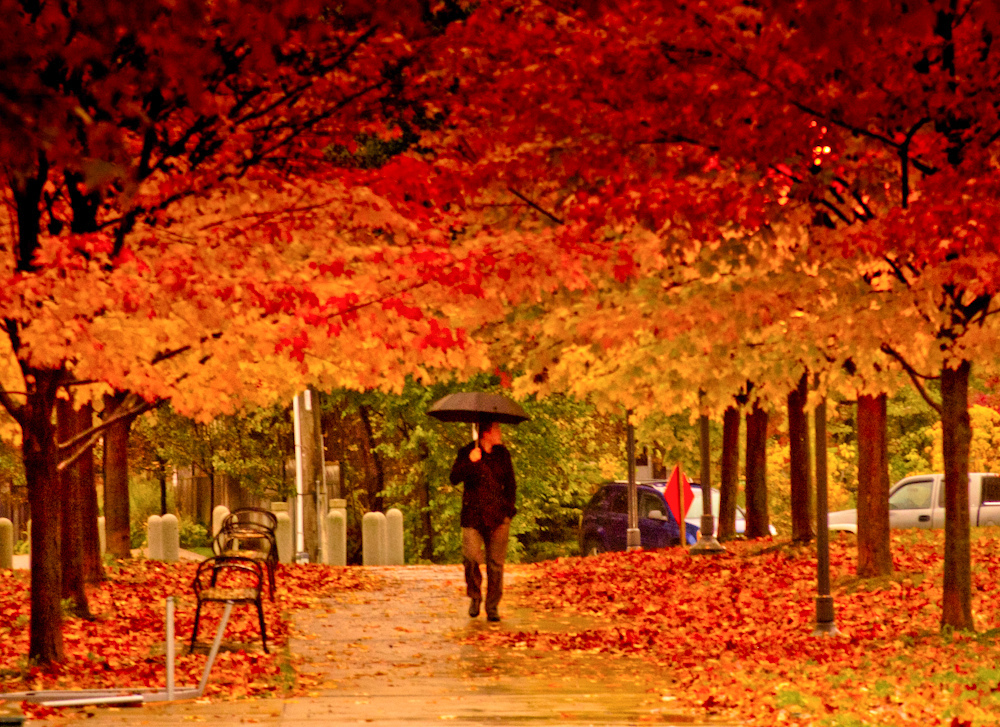
//> input picture C++/imageTest/color_transfer/autumn.jpg, 1000 x 727 px
$ ./inpaint ../../color_transfer/autumn.jpg   (built with g++ and OpenCV 4)
//> lines starting //> are read from the running program, lines starting //| are printed output that depends on the picture; after the words box and inside, x2 and y2 are one past the last pixel; in counts of white or black regions, pixels touching at a corner belong together
#include <opencv2/opencv.hpp>
#include <iostream>

using namespace std;
using namespace cv;
int main(int argc, char const *argv[]) {

  Mat img = imread(argv[1]);
//> img is the input picture: 727 rows x 1000 cols, CV_8UC3; mean B, G, R 13.8, 60.9, 164.3
  Mat mask,dst,dst2;

  cvtColor(img, mask, COLOR_RGB2GRAY);
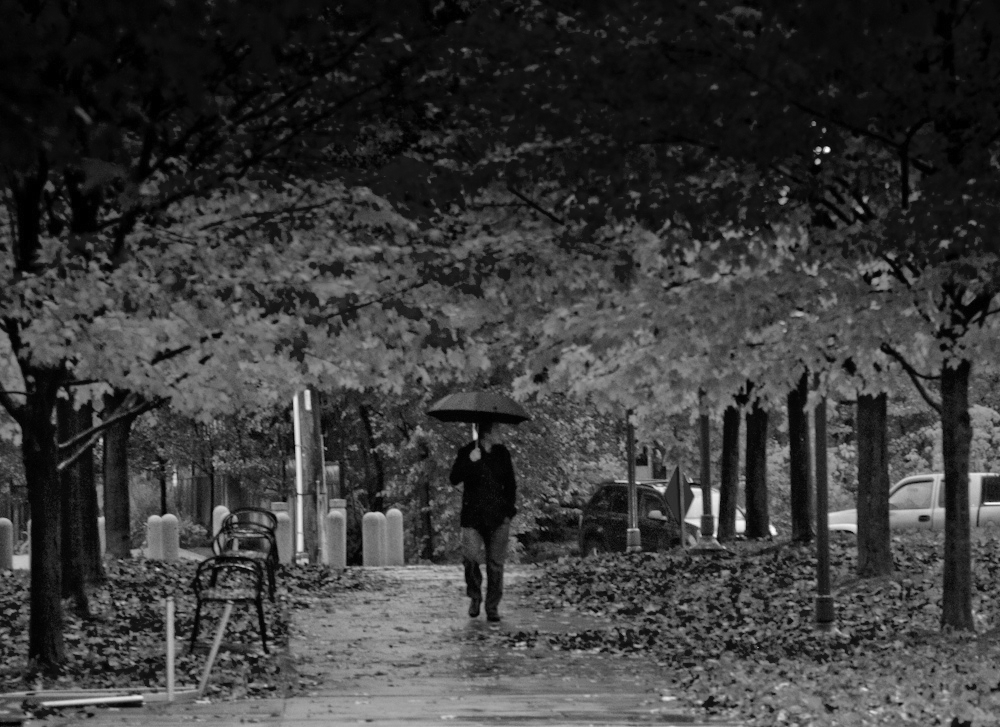
//> mask: 727 rows x 1000 cols, CV_8UC1; min 0, max 254, mean 58.6

  threshold(mask, mask, 2, 255, THRESH_BINARY_INV);    //Set threshold to change all color over 15 to black while everything under it to 255(white)
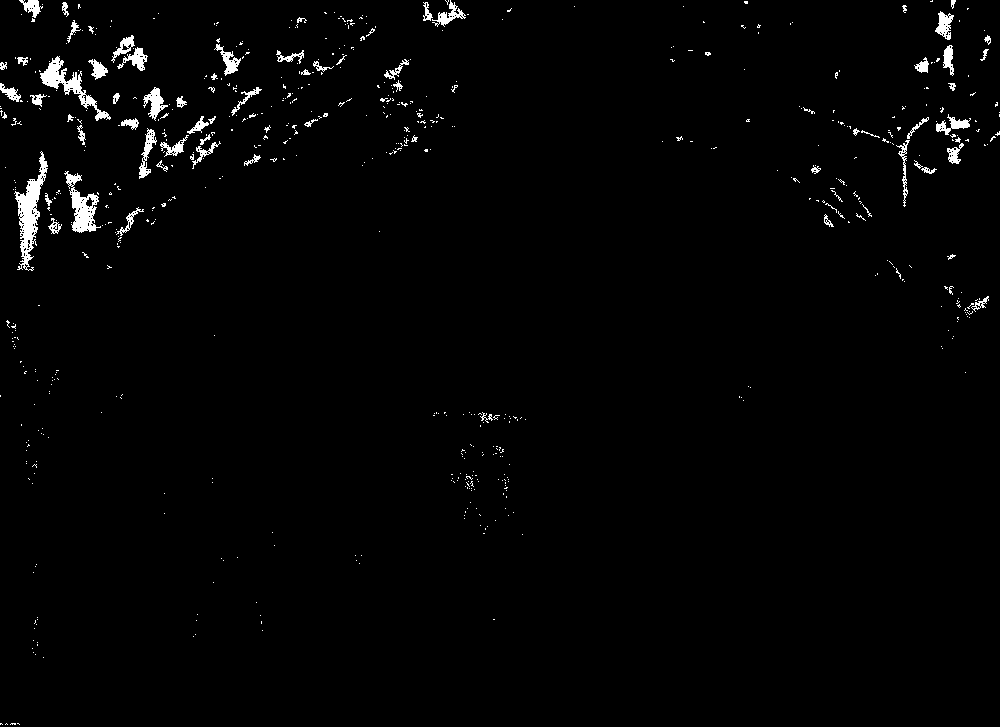
//> mask: 727 rows x 1000 cols, CV_8UC1; 1.7% white; 644 white regions (572 under 20 px), largest, box (x1, y1, x2, y2) and area: (14, 151, 48, 271) 1412, (40, 56, 111, 121) 1006, (64, 171, 101, 233) 922
  if(!img.data){

    std::cout << "Cannot open image" << std::endl;
    return -1;

  }

  inpaint(img, mask, dst, 10,INPAINT_TELEA );
  inpaint(img, mask, dst2, 10,INPAINT_NS );

  imshow("Original", img);
  imshow("Mask", mask);
  imshow("Inpainted Telea", dst);
  imshow("Inpainted NS", dst2);

  waitKey(0);


  return 0;
}
